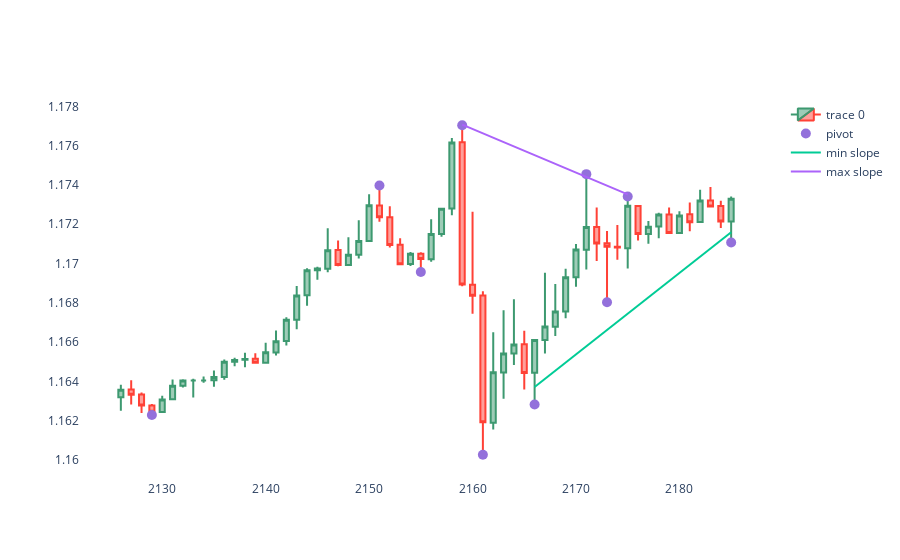

Notebook cell for this chart:
### Code cell
flag_present = detect_flag(2189, 30, 3, plot_flag=True)

print(flag_present)
